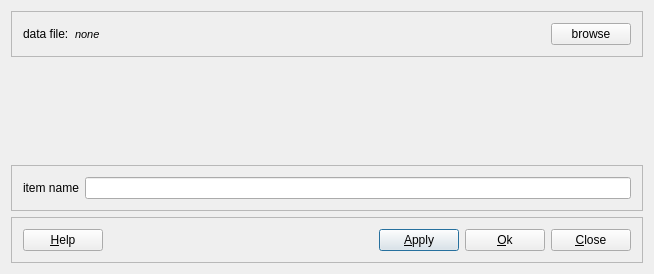
<?xml version="1.0" encoding="UTF-8"?>
<ui version="4.0">
 <class>UnstructuredGridReaderConfig</class>
 <widget class="QDialog" name="UnstructuredGridReaderConfig">
  <property name="geometry">
   <rect>
    <x>0</x>
    <y>0</y>
    <width>654</width>
    <height>274</height>
   </rect>
  </property>
  <property name="windowTitle">
   <string>configure unstructured grid reader</string>
  </property>
  <layout class="QVBoxLayout">
   <item>
    <widget class="Q3Frame" name="frame19">
     <property name="frameShape">
      <enum>QFrame::StyledPanel</enum>
     </property>
     <property name="frameShadow">
      <enum>QFrame::Raised</enum>
     </property>
     <layout class="QHBoxLayout">
      <item>
       <widget class="QLabel" name="textLabel2">
        <property name="text">
         <string>data file:</string>
        </property>
        <property name="wordWrap">
         <bool>false</bool>
        </property>
       </widget>
      </item>
      <item>
       <widget class="QLabel" name="file_label">
        <property name="sizePolicy">
         <sizepolicy hsizetype="MinimumExpanding" vsizetype="Preferred">
          <horstretch>0</horstretch>
          <verstretch>0</verstretch>
         </sizepolicy>
        </property>
        <property name="font">
         <font>
          <pointsize>8</pointsize>
          <italic>true</italic>
         </font>
        </property>
        <property name="text">
         <string>none</string>
        </property>
        <property name="wordWrap">
         <bool>false</bool>
        </property>
       </widget>
      </item>
      <item>
       <widget class="QPushButton" name="browse_pb">
        <property name="text">
         <string>browse</string>
        </property>
       </widget>
      </item>
     </layout>
    </widget>
   </item>
   <item>
    <spacer name="spacer3">
     <property name="orientation">
      <enum>Qt::Vertical</enum>
     </property>
     <property name="sizeType">
      <enum>QSizePolicy::Expanding</enum>
     </property>
     <property name="sizeHint" stdset="0">
      <size>
       <width>20</width>
       <height>16</height>
      </size>
     </property>
    </spacer>
   </item>
   <item>
    <widget class="Q3Frame" name="frame18">
     <property name="frameShape">
      <enum>QFrame::StyledPanel</enum>
     </property>
     <property name="frameShadow">
      <enum>QFrame::Raised</enum>
     </property>
     <layout class="QHBoxLayout">
      <item>
       <widget class="QLabel" name="textLabel2_2">
        <property name="text">
         <string>item name</string>
        </property>
        <property name="wordWrap">
         <bool>false</bool>
        </property>
       </widget>
      </item>
      <item>
       <widget class="QLineEdit" name="name_edit"/>
      </item>
     </layout>
    </widget>
   </item>
   <item>
    <widget class="Q3Frame" name="frame14">
     <property name="frameShape">
      <enum>QFrame::StyledPanel</enum>
     </property>
     <property name="frameShadow">
      <enum>QFrame::Raised</enum>
     </property>
     <layout class="QHBoxLayout">
      <item>
       <widget class="QPushButton" name="help_pb">
        <property name="text">
         <string>&amp;Help</string>
        </property>
        <property name="shortcut">
         <string>F1</string>
        </property>
        <property name="autoDefault">
         <bool>true</bool>
        </property>
       </widget>
      </item>
      <item>
       <spacer name="Horizontal Spacing2_2">
        <property name="orientation">
         <enum>Qt::Horizontal</enum>
        </property>
        <property name="sizeType">
         <enum>QSizePolicy::Expanding</enum>
        </property>
        <property name="sizeHint" stdset="0">
         <size>
          <width>287</width>
          <height>20</height>
         </size>
        </property>
       </spacer>
      </item>
      <item>
       <widget class="QPushButton" name="apply_pb">
        <property name="text">
         <string>&amp;Apply</string>
        </property>
        <property name="shortcut">
         <string>Alt+A</string>
        </property>
        <property name="autoDefault">
         <bool>true</bool>
        </property>
        <property name="default">
         <bool>true</bool>
        </property>
       </widget>
      </item>
      <item>
       <widget class="QPushButton" name="ok_pb">
        <property name="text">
         <string>&amp;Ok</string>
        </property>
        <property name="shortcut">
         <string>Alt+O</string>
        </property>
       </widget>
      </item>
      <item>
       <widget class="QPushButton" name="buttonCancel">
        <property name="text">
         <string>&amp;Close</string>
        </property>
        <property name="shortcut">
         <string>Alt+C</string>
        </property>
        <property name="autoDefault">
         <bool>true</bool>
        </property>
       </widget>
      </item>
     </layout>
    </widget>
   </item>
  </layout>
 </widget>
 <layoutdefault spacing="6" margin="11"/>
 <pixmapfunction>qPixmapFromMimeSource</pixmapfunction>
 <customwidgets>
  <customwidget>
   <class>Q3Frame</class>
   <extends>QFrame</extends>
   <header>Qt3Support/Q3Frame</header>
   <container>1</container>
  </customwidget>
 </customwidgets>
 <resources/>
 <connections>
  <connection>
   <sender>browse_pb</sender>
   <signal>clicked()</signal>
   <receiver>UnstructuredGridReaderConfig</receiver>
   <slot>browse()</slot>
   <hints>
    <hint type="sourcelabel">
     <x>20</x>
     <y>20</y>
    </hint>
    <hint type="destinationlabel">
     <x>20</x>
     <y>20</y>
    </hint>
   </hints>
  </connection>
  <connection>
   <sender>ok_pb</sender>
   <signal>clicked()</signal>
   <receiver>UnstructuredGridReaderConfig</receiver>
   <slot>accept()</slot>
   <hints>
    <hint type="sourcelabel">
     <x>20</x>
     <y>20</y>
    </hint>
    <hint type="destinationlabel">
     <x>20</x>
     <y>20</y>
    </hint>
   </hints>
  </connection>
  <connection>
   <sender>buttonCancel</sender>
   <signal>clicked()</signal>
   <receiver>UnstructuredGridReaderConfig</receiver>
   <slot>reject()</slot>
   <hints>
    <hint type="sourcelabel">
     <x>20</x>
     <y>20</y>
    </hint>
    <hint type="destinationlabel">
     <x>20</x>
     <y>20</y>
    </hint>
   </hints>
  </connection>
 </connections>
</ui>
